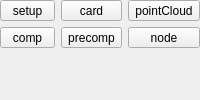
               <widget class="QFrame" name="nk_assetType_frame">
                <property name="frameShape">
                 <enum>QFrame::NoFrame</enum>
                </property>
                <property name="frameShadow">
                 <enum>QFrame::Plain</enum>
                </property>
                <property name="lineWidth">
                 <number>0</number>
                </property>
                <layout class="QVBoxLayout" name="verticalLayout_7">
                 <property name="margin">
                  <number>0</number>
                 </property>
                 <item>
                  <layout class="QGridLayout" name="nk_assetType_gridLayout">
                   <item row="0" column="2">
                    <widget class="QToolButton" name="nk_pointCloud_toolButton">
                     <property name="sizePolicy">
                      <sizepolicy hsizetype="Expanding" vsizetype="Fixed">
                       <horstretch>0</horstretch>
                       <verstretch>0</verstretch>
                      </sizepolicy>
                     </property>
                     <property name="text">
                      <string>pointCloud</string>
                     </property>
                     <property name="icon">
                      <iconset resource="rsc.qrc">
                       <normaloff>:/rsc/rsc/publish_icon_pointCloud.png</normaloff>
                       <disabledoff>:/rsc/rsc/publish_icon_pointCloud_disabled.png</disabledoff>:/rsc/rsc/publish_icon_pointCloud.png</iconset>
                     </property>
                     <property name="iconSize">
                      <size>
                       <width>48</width>
                       <height>48</height>
                      </size>
                     </property>
                     <property name="checkable">
                      <bool>true</bool>
                     </property>
                     <property name="autoExclusive">
                      <bool>true</bool>
                     </property>
                     <property name="toolButtonStyle">
                      <enum>Qt::ToolButtonTextUnderIcon</enum>
                     </property>
                    </widget>
                   </item>
                   <item row="0" column="1">
                    <widget class="QToolButton" name="card_toolButton">
                     <property name="sizePolicy">
                      <sizepolicy hsizetype="Expanding" vsizetype="Fixed">
                       <horstretch>0</horstretch>
                       <verstretch>0</verstretch>
                      </sizepolicy>
                     </property>
                     <property name="text">
                      <string>card</string>
                     </property>
                     <property name="icon">
                      <iconset resource="rsc.qrc">
                       <normaloff>:/rsc/rsc/publish_icon_card.png</normaloff>
                       <disabledoff>:/rsc/rsc/publish_icon_card_disabled.png</disabledoff>:/rsc/rsc/publish_icon_card.png</iconset>
                     </property>
                     <property name="iconSize">
                      <size>
                       <width>48</width>
                       <height>48</height>
                      </size>
                     </property>
                     <property name="checkable">
                      <bool>true</bool>
                     </property>
                     <property name="autoExclusive">
                      <bool>true</bool>
                     </property>
                     <property name="toolButtonStyle">
                      <enum>Qt::ToolButtonTextUnderIcon</enum>
                     </property>
                    </widget>
                   </item>
                   <item row="1" column="1">
                    <widget class="QToolButton" name="precomp_toolButton">
                     <property name="sizePolicy">
                      <sizepolicy hsizetype="Expanding" vsizetype="Fixed">
                       <horstretch>0</horstretch>
                       <verstretch>0</verstretch>
                      </sizepolicy>
                     </property>
                     <property name="text">
                      <string>precomp</string>
                     </property>
                     <property name="icon">
                      <iconset resource="rsc.qrc">
                       <normaloff>:/rsc/rsc/publish_icon_comp.png</normaloff>
                       <disabledoff>:/rsc/rsc/publish_icon_comp_disabled.png</disabledoff>:/rsc/rsc/publish_icon_comp.png</iconset>
                     </property>
                     <property name="iconSize">
                      <size>
                       <width>48</width>
                       <height>48</height>
                      </size>
                     </property>
                     <property name="checkable">
                      <bool>true</bool>
                     </property>
                     <property name="autoExclusive">
                      <bool>true</bool>
                     </property>
                     <property name="toolButtonStyle">
                      <enum>Qt::ToolButtonTextUnderIcon</enum>
                     </property>
                    </widget>
                   </item>
                   <item row="1" column="0">
                    <widget class="QToolButton" name="comp_toolButton">
                     <property name="sizePolicy">
                      <sizepolicy hsizetype="Expanding" vsizetype="Fixed">
                       <horstretch>0</horstretch>
                       <verstretch>0</verstretch>
                      </sizepolicy>
                     </property>
                     <property name="text">
                      <string>comp</string>
                     </property>
                     <property name="icon">
                      <iconset resource="rsc.qrc">
                       <normaloff>:/rsc/rsc/publish_icon_comp.png</normaloff>
                       <disabledoff>:/rsc/rsc/publish_icon_comp_disabled.png</disabledoff>:/rsc/rsc/publish_icon_comp.png</iconset>
                     </property>
                     <property name="iconSize">
                      <size>
                       <width>48</width>
                       <height>48</height>
                      </size>
                     </property>
                     <property name="checkable">
                      <bool>true</bool>
                     </property>
                     <property name="autoExclusive">
                      <bool>true</bool>
                     </property>
                     <property name="toolButtonStyle">
                      <enum>Qt::ToolButtonTextUnderIcon</enum>
                     </property>
                    </widget>
                   </item>
                   <item row="1" column="2">
                    <widget class="QToolButton" name="nk_node_toolButton">
                     <property name="sizePolicy">
                      <sizepolicy hsizetype="Expanding" vsizetype="Fixed">
                       <horstretch>0</horstretch>
                       <verstretch>0</verstretch>
                      </sizepolicy>
                     </property>
                     <property name="text">
                      <string>node</string>
                     </property>
                     <property name="icon">
                      <iconset resource="rsc.qrc">
                       <normaloff>:/rsc/rsc/publish_icon_node.png</normaloff>
                       <disabledoff>:/rsc/rsc/publish_icon_node_disabled.png</disabledoff>:/rsc/rsc/publish_icon_node.png</iconset>
                     </property>
                     <property name="iconSize">
                      <size>
                       <width>48</width>
                       <height>48</height>
                      </size>
                     </property>
                     <property name="checkable">
                      <bool>true</bool>
                     </property>
                     <property name="autoExclusive">
                      <bool>true</bool>
                     </property>
                     <property name="toolButtonStyle">
                      <enum>Qt::ToolButtonTextUnderIcon</enum>
                     </property>
                    </widget>
                   </item>
                   <item row="0" column="0">
                    <widget class="QToolButton" name="setup_toolButton">
                     <property name="sizePolicy">
                      <sizepolicy hsizetype="Expanding" vsizetype="Fixed">
                       <horstretch>0</horstretch>
                       <verstretch>0</verstretch>
                      </sizepolicy>
                     </property>
                     <property name="text">
                      <string>setup</string>
                     </property>
                     <property name="icon">
                      <iconset resource="rsc.qrc">
                       <normaloff>:/rsc/rsc/publish_icon_setup.png</normaloff>
                       <disabledoff>:/rsc/rsc/publish_icon_setup_disabled.png</disabledoff>:/rsc/rsc/publish_icon_setup.png</iconset>
                     </property>
                     <property name="iconSize">
                      <size>
                       <width>48</width>
                       <height>48</height>
                      </size>
                     </property>
                     <property name="checkable">
                      <bool>true</bool>
                     </property>
                     <property name="autoExclusive">
                      <bool>true</bool>
                     </property>
                     <property name="toolButtonStyle">
                      <enum>Qt::ToolButtonTextUnderIcon</enum>
                     </property>
                    </widget>
                   </item>
                  </layout>
                 </item>
                 <item>
                  <spacer name="nk_assetType_verticalSpacer">
                   <property name="orientation">
                    <enum>Qt::Vertical</enum>
                   </property>
                   <property name="sizeHint" stdset="0">
                    <size>
                     <width>20</width>
                     <height>40</height>
                    </size>
                   </property>
                  </spacer>
                 </item>
                </layout>
               </widget>
